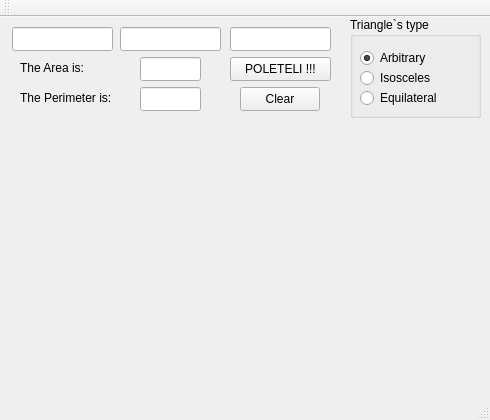
<?xml version="1.0" encoding="UTF-8"?>
<ui version="4.0">
 <class>MainWindow</class>
 <widget class="QMainWindow" name="MainWindow">
  <property name="geometry">
   <rect>
    <x>0</x>
    <y>0</y>
    <width>490</width>
    <height>420</height>
   </rect>
  </property>
  <property name="sizePolicy">
   <sizepolicy hsizetype="Preferred" vsizetype="Preferred">
    <horstretch>0</horstretch>
    <verstretch>0</verstretch>
   </sizepolicy>
  </property>
  <property name="windowTitle">
   <string>Triangle party 1.0</string>
  </property>
  <widget class="QWidget" name="centralWidget">
   <widget class="QPushButton" name="PushButton">
    <property name="geometry">
     <rect>
      <x>230</x>
      <y>40</y>
      <width>101</width>
      <height>24</height>
     </rect>
    </property>
    <property name="text">
     <string>POLETELI !!!</string>
    </property>
   </widget>
   <widget class="QLineEdit" name="lineEdit_side1">
    <property name="geometry">
     <rect>
      <x>12</x>
      <y>10</y>
      <width>101</width>
      <height>24</height>
     </rect>
    </property>
    <property name="inputMask">
     <string comment="[0-9]?" extracomment="numbers"/>
    </property>
    <property name="text">
     <string/>
    </property>
    <property name="echoMode">
     <enum>QLineEdit::Normal</enum>
    </property>
    <property name="readOnly">
     <bool>false</bool>
    </property>
    <property name="placeholderText">
     <string comment="&quot; ebalo&quot;"/>
    </property>
    <property name="cursorMoveStyle">
     <enum>Qt::LogicalMoveStyle</enum>
    </property>
   </widget>
   <widget class="QLineEdit" name="lineEdit_side2">
    <property name="geometry">
     <rect>
      <x>120</x>
      <y>10</y>
      <width>101</width>
      <height>24</height>
     </rect>
    </property>
    <property name="inputMask">
     <string comment="[0-1]?" extracomment="numbers"/>
    </property>
    <property name="text">
     <string/>
    </property>
    <property name="placeholderText">
     <string comment="sooqa2"/>
    </property>
   </widget>
   <widget class="QLineEdit" name="lineEdit_angle12">
    <property name="geometry">
     <rect>
      <x>230</x>
      <y>10</y>
      <width>101</width>
      <height>24</height>
     </rect>
    </property>
    <property name="inputMethodHints">
     <set>Qt::ImhNone</set>
    </property>
    <property name="inputMask">
     <string comment="[0-1]?" extracomment="numbers"/>
    </property>
    <property name="text">
     <string/>
    </property>
    <property name="placeholderText">
     <string comment="sooqa3"/>
    </property>
    <property name="cursorMoveStyle">
     <enum>Qt::LogicalMoveStyle</enum>
    </property>
    <property name="clearButtonEnabled">
     <bool>false</bool>
    </property>
   </widget>
   <widget class="QLineEdit" name="lineEdit_Area">
    <property name="geometry">
     <rect>
      <x>140</x>
      <y>40</y>
      <width>61</width>
      <height>24</height>
     </rect>
    </property>
    <property name="readOnly">
     <bool>true</bool>
    </property>
   </widget>
   <widget class="QLineEdit" name="lineEdit_Perimeter">
    <property name="geometry">
     <rect>
      <x>140</x>
      <y>70</y>
      <width>61</width>
      <height>24</height>
     </rect>
    </property>
    <property name="readOnly">
     <bool>true</bool>
    </property>
   </widget>
   <widget class="QLabel" name="label">
    <property name="geometry">
     <rect>
      <x>20</x>
      <y>40</y>
      <width>81</width>
      <height>21</height>
     </rect>
    </property>
    <property name="text">
     <string>The Area is: </string>
    </property>
   </widget>
   <widget class="QLabel" name="label_2">
    <property name="geometry">
     <rect>
      <x>20</x>
      <y>70</y>
      <width>111</width>
      <height>21</height>
     </rect>
    </property>
    <property name="text">
     <string>The Perimeter is:</string>
    </property>
   </widget>
   <widget class="QPushButton" name="PushButtonClear">
    <property name="geometry">
     <rect>
      <x>240</x>
      <y>70</y>
      <width>80</width>
      <height>24</height>
     </rect>
    </property>
    <property name="text">
     <string>Clear</string>
    </property>
   </widget>
   <widget class="QGroupBox" name="groupBox">
    <property name="geometry">
     <rect>
      <x>350</x>
      <y>0</y>
      <width>131</width>
      <height>101</height>
     </rect>
    </property>
    <property name="title">
     <string>Triangle`s type</string>
    </property>
    <widget class="QRadioButton" name="radioButton_Arbitrary">
     <property name="geometry">
      <rect>
       <x>10</x>
       <y>30</y>
       <width>111</width>
       <height>22</height>
      </rect>
     </property>
     <property name="text">
      <string>Arbitrary</string>
     </property>
     <property name="checked">
      <bool>true</bool>
     </property>
    </widget>
    <widget class="QRadioButton" name="radioButton_Isosceles">
     <property name="geometry">
      <rect>
       <x>10</x>
       <y>50</y>
       <width>111</width>
       <height>22</height>
      </rect>
     </property>
     <property name="text">
      <string>Isosceles</string>
     </property>
     <property name="checked">
      <bool>false</bool>
     </property>
    </widget>
    <widget class="QRadioButton" name="radioButton_Equilateral">
     <property name="geometry">
      <rect>
       <x>10</x>
       <y>70</y>
       <width>111</width>
       <height>22</height>
      </rect>
     </property>
     <property name="autoFillBackground">
      <bool>false</bool>
     </property>
     <property name="text">
      <string>Equilateral</string>
     </property>
     <property name="checkable">
      <bool>true</bool>
     </property>
     <property name="checked">
      <bool>false</bool>
     </property>
    </widget>
   </widget>
  </widget>
  <widget class="QMenuBar" name="menuBar">
   <property name="geometry">
    <rect>
     <x>0</x>
     <y>0</y>
     <width>490</width>
     <height>22</height>
    </rect>
   </property>
  </widget>
  <widget class="QToolBar" name="mainToolBar">
   <attribute name="toolBarArea">
    <enum>TopToolBarArea</enum>
   </attribute>
   <attribute name="toolBarBreak">
    <bool>false</bool>
   </attribute>
  </widget>
  <widget class="QStatusBar" name="statusBar"/>
 </widget>
 <layoutdefault spacing="6" margin="11"/>
 <resources/>
 <connections/>
</ui>
